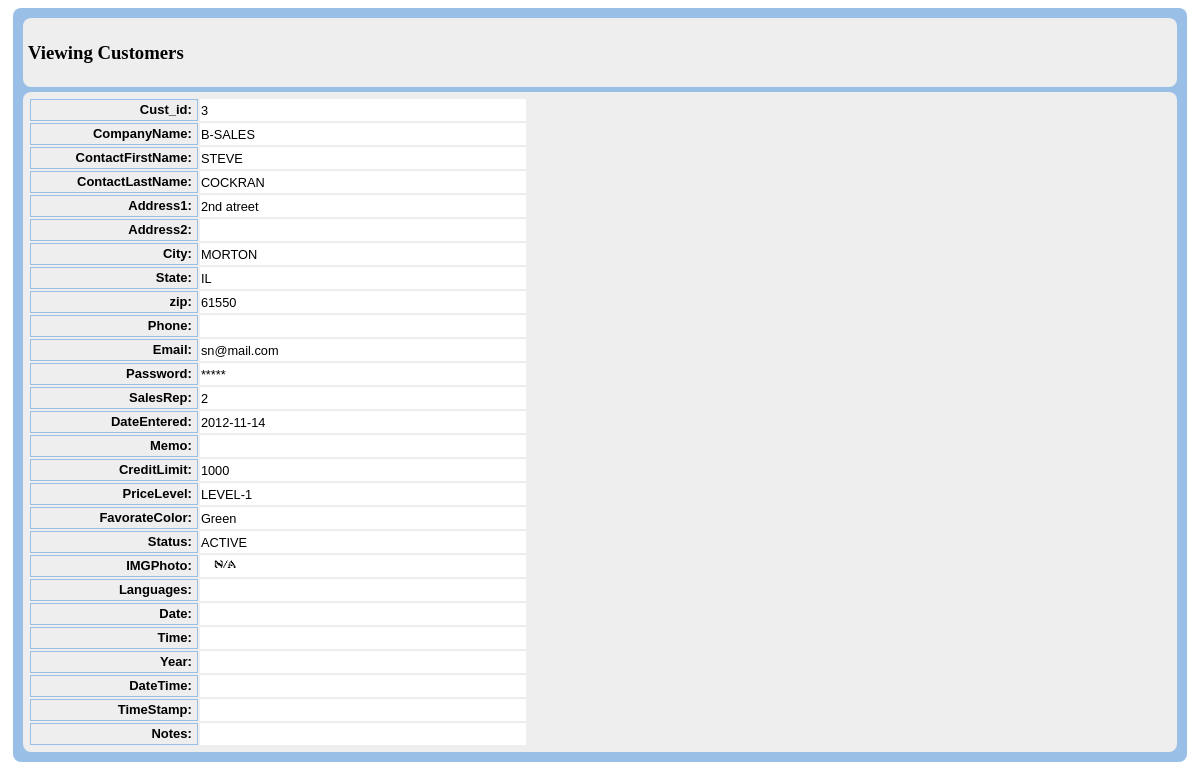
The app's page /db_View.php?id=3 with its own data.
### tables this page shows
CREATE TABLE IF NOT EXISTS `customers` (
  `Cust_id` int(11) NOT NULL AUTO_INCREMENT,
  `CompanyName` varchar(50) DEFAULT NULL,
  `ContactFirstName` varchar(50) DEFAULT NULL,
  `ContactLastName` varchar(50) DEFAULT NULL,
  `Address1` varchar(50) DEFAULT NULL,
  `Address2` varchar(50) DEFAULT NULL,
  `City` varchar(50) DEFAULT NULL,
  `State` varchar(50) DEFAULT NULL,
  `zip` varchar(15) DEFAULT NULL,
  `Phone` varchar(50) DEFAULT NULL,
  `Email` varchar(100) DEFAULT NULL,
  `Password` varchar(100) DEFAULT NULL,
  `SalesRep` varchar(11) DEFAULT NULL,
  `DateEntered` date DEFAULT NULL,
  `Memo` blob,
  `CreditLimit` double DEFAULT NULL,
  `PriceLevel` varchar(50) DEFAULT NULL,
  `FavorateColor` varchar(50) DEFAULT NULL,
  `Status` varchar(50) DEFAULT NULL,
  `IMGPhoto` varchar(255) DEFAULT NULL,
  `Languages` varchar(100) DEFAULT NULL,
  `Date` date DEFAULT NULL,
  `Time` time DEFAULT NULL,
  `Year` year(4) DEFAULT NULL,
  `DateTime` datetime DEFAULT NULL,
  `TimeStamp` timestamp NULL DEFAULT NULL,
  `Notes` longtext,
  PRIMARY KEY (`Cust_id`)
);

### includes/db_Config.php (called while the page is built, shortened)
<?php
$db_Table = 'customers';
$appTitle = 'Customers';
$dbCanView = 1;
$strDisplayView  =      "111111111111111111111111111";
?>

### includes/db_Language.php (called while the page is built, shortened)
<?php
$txtViewing = "Viewing";
?>

### includes/MeekroDB/meekrodb.2.1.class.php (called while the page is built, shortened)
<?php
class DB {
  protected static $mdb = null;
  public static function getMDB() {
    $mdb = DB::$mdb;
    if ($mdb === null) {
      $mdb = DB::$mdb = new MeekroDB();
    }
    return $mdb;
  }
  public static function queryFirstRow() { $args = func_get_args(); return call_user_func_array(array(DB::getMDB(), 'queryFirstRow'), $args); }
  public static function count() { $args = func_get_args(); return call_user_func_array(array(DB::getMDB(), 'count'), $args); }
  public static function columnList() { $args = func_get_args(); return call_user_func_array(array(DB::getMDB(), 'columnList'), $args); }
}
class MeekroDB {
  public $dbName = '';
  public $user = '';
  public $password = '';
  public $host = 'localhost';
  public $port = null;
  public $encoding = 'latin1';
  public $param_char = '%';
  public $named_param_seperator = '_';
  public $internal_mysql = null;
  public function __construct($host=null, $user=null, $password=null, $dbName=null, $port=null, $encoding=null) {
    if ($host === null) $host = DB::$host;
    if ($user === null) $user = DB::$user;
    if ($password === null) $password = DB::$password;
    if ($dbName === null) $dbName = DB::$dbName;
    if ($port === null) $port = DB::$port;
    if ($encoding === null) $encoding = DB::$encoding;
    $this->host = $host;
    $this->user = $user;
    $this->password = $password;
    $this->dbName = $dbName;
    $this->port = $port;
    $this->encoding = $encoding;
  }
  public function get() {
    $mysql = $this->internal_mysql;
    if ($mysql == null) {
      $mysql = new mysqli($this->host, $this->user, $this->password, $this->dbName, $this->port);
      $mysql->set_charset($this->encoding);
      $this->internal_mysql = $mysql;
    }
    return $mysql;
  }
  public function count() { $args = func_get_args(); return call_user_func_array(array($this, 'numRows'), $args); }
  protected function prependCall($function, $args, $prepend) {
    array_unshift($args, $prepend);
    return call_user_func_array($function, $args);
  }
  public function freeResult($result) {
    return $result->free();
  }
  public function columnList($table) {
    return $this->queryOneColumn('Field', "SHOW COLUMNS FROM $table");
  }
  public function parseQueryParamsNew() {
    $args = func_get_args();
    $sql = array_shift($args);
    $args_all = $args;
    $posList = array();
    $pos_adj = 0;
    $param_char_length = strlen($this->param_char);
    $named_seperator_length = strlen($this->named_param_seperator);
    $types = array(
      $this->param_char . 'll',
      $this->param_char . 'ls',
      $this->param_char . 'l',
      $this->param_char . 'li',
      $this->param_char . 'ld',
      $this->param_char . 'lb',
      $this->param_char . 's',
      $this->param_char . 'i',
      $this->param_char . 'd',
      $this->param_char . 'b',
      $this->param_char . 'ss'
    );
    foreach ($types as $type) {
      $lastPos = 0;
      while (($pos = strpos($sql, $type, $lastPos)) !== false) {
        $lastPos = $pos + 1;
        $posList[$pos] = $type;
      }
    }
    ksort($posList);
    foreach ($posList as $pos => $type) {
      $type = substr($type, $param_char_length);
      $length_type = strlen($type) + $param_char_length;
      $new_pos = $pos + $pos_adj;
      $new_pos_back = $new_pos + $length_type;
      if ($arg_number_length = strspn($sql, '0123456789', $new_pos_back)) {
        $arg_number = substr($sql, $new_pos_back, $arg_number_length);
        if (! isset($args_all[$arg_number])) $this->nonSQLError("Non existent argument reference (arg $arg_number): $sql");
        $arg = $args_all[$arg_number];
      } else {
        $arg = array_shift($args);
      }
      if (in_array($type, array('s', 'i', 'd', 'b', 'l'))) {
        $array_type = false;
        $arg = array($arg);
        $type = 'l' . $type;
      } else if ($type == 'ss') {
        $result = "'%" . $this->escape(str_replace(array('%', '_'), array('\%', '\_'), $arg)) . "%'";
      } else {
        $array_type = true;
        if (! is_array($arg)) $this->nonSQLError("Badly formatted SQL query: $sql -- expecting array, but didn't get one!");
      }
      if ($type == 'ls') $result = $this->wrapStr($arg, "'", true);
      else if ($type == 'li') $result = array_map('intval', $arg);
      else if ($type == 'ld') $result = array_map('floatval', $arg);
      else if ($type == 'lb') $result = array_map(array($this, 'formatTableName'), $arg);
      else if ($type == 'll') $result = $arg;
      else if (! $result) $this->nonSQLError("Badly formatted SQL query: $sql");
      if (is_array($result)) {
        if (! $array_type) $result = $result[0];
        else $result = '(' . implode(',', $result) . ')';
      }
      $sql = substr_replace($sql, $result, $new_pos, $length_type + $arg_number_length);
      $pos_adj += strlen($result) - ($length_type + $arg_number_length);
    }
    return $sql;
  }
  public function parseQueryParams() {
    $args = func_get_args();
    if (count($args) < 2) return $args[0];
    if (is_string($args[1]) && preg_match('/^[is]+$/', $args[1]) && substr_count($args[0], '?') > 0)
      return call_user_func_array(array($this, 'parseQueryParamsOld'), $args);
    else
      return call_user_func_array(array($this, 'parseQueryParamsNew'), $args);
  }
  public function queryUnbuf() { $args = func_get_args(); return $this->prependCall(array($this, 'queryHelper'), $args, 'unbuffered'); }
  protected function queryHelper() {
    $args = func_get_args();
    $type = array_shift($args);
    $is_buffered = ($type == 'buffered');
    $is_null = ($type == 'null');
    $sql = call_user_func_array(array($this, 'parseQueryParams'), $args);
    $db = $this->get();
    $result = $db->query($sql, $is_buffered ? MYSQLI_STORE_RESULT : MYSQLI_USE_RESULT);
    return $result;
  }
  public function queryAllRows() {
    $args = func_get_args();
    $query = call_user_func_array(array($this, 'queryUnbuf'), $args);
    $result = $this->fetchAllRows($query);
    return $result;
  }
  public function queryFirstRow() {
    $args = func_get_args();
    $query = call_user_func_array(array($this, 'queryUnbuf'), $args);
    $result = $this->fetchRow($query);
    return $result;
  }
  public function queryOneColumn() {
    $args = func_get_args();
    $column = array_shift($args);
    $results = call_user_func_array(array($this, 'queryAllRows'), $args);
    $ret = array();
    foreach ($results as $row) {
      $ret[] = $row[$column];
    }
    return $ret;
  }
  protected function checkError() {
    return false;
  }
  public function fetchRow($result = null) {
    return $result->fetch_assoc();
  }
  public function fetchAllRows($result = null) {
    $A = array();
    while ($row = $this->fetchRow($result)) {
      $A[] = $row;
    }
    return $A;
  }
}
?>

### includes/db_Functions.php (called while the page is built, shortened)
<?php
$arrFieldNames = DB::columnList($db_Table);
$intFieldCount = count($arrFieldNames);
?>

### db_View.php (the view, shortened to what this page needs)
<!DOCTYPE html>
<html lang="en">
<head>
<script type='text/javascript' src='includes/assets/jquery/jquery-migrate-1.1.1.js'></script><?php
$key = $_GET['id'];
require_once 'includes/db_Config.php';
require_once 'includes/db_Language.php';
require_once 'includes/db_Connection.php';
require_once 'includes/db_Functions.php';
if($dbCanView == 1){
?>
<link rel="stylesheet" type="text/css" href="includes/css/db_Style.css">
<?php
$record = DB::queryFirstRow("SELECT * FROM $db_Table WHERE $arrFieldNames[0]=%i", $key);
$FieldType = explode(',',$strFieldType);
echo "<body>";
echo "<div  class='main-view'>";
echo "<div  class='contents-view'>";
echo "<div  class='title'>";
echo "<h3>" . $txtViewing . " " . $appTitle. "</h3>";
echo "</div>";
echo "</div>";
echo "<div  class='contents-view'>";
echo "<table width='500pk'>";
	for ($i=0; $i<=$intFieldCount-1; $i++ ) {
			if (substr($strDisplayView,$i,1) == 1){
				if(!empty($FieldType[$i]) && $FieldType[$i] == 'checklist' || $FieldType[$i] == 'select2'){
					$data = @unserialize($record[$arrFieldNames[$i]]);
					if($data !== false || $record[$arrFieldNames[$i]] === 'b:0;'){
						$record[$arrFieldNames[$i]] = json_encode(unserialize($record[$arrFieldNames[$i]]));
						$remove = array('[', ']', '"');
						$record[$arrFieldNames[$i]] = str_replace($remove, "", $record[$arrFieldNames[$i]]);
					}
				}
					if(!empty($FieldType[$i]) && $FieldType[$i] == 'password'){
						$record[$arrFieldNames[$i]] = '*****';
					}
					if ($arrFieldNames[$i] == $ImageFieldName){
						if ($record[$arrFieldNames[$i]] == '')$record[$arrFieldNames[$i]] = 'includes/images/Pic-NA.png';
						$record[$arrFieldNames[$i]]='<img class="displayed" src="'.$record[$arrFieldNames[$i]].'" width="50">';
					}
					echo "<tr><td class='fieldname'>". $arrFieldNames[$i] . ":</td><td class='fieldvalue'>" . $record[$arrFieldNames[$i]] . "</td></tr>";
			}
	}
echo "</table>";
echo "</div>";
echo "</div>";
echo "</body>";
}
else
{
header("Location: noRights.php");
}
?>

### records on screen
customers: Cust_id "3", CompanyName "B-SALES", ContactFirstName "STEVE", ContactLastName "COCKRAN", Address1 "2nd atreet", City "MORTON", State "IL", zip "61550", Email "sn@mail.com", SalesRep "2", DateEntered "2012-11-14", CreditLimit "1000", PriceLevel "LEVEL-1", Status "ACTIVE"

### other values on screen
$txtViewing "Viewing"
$appTitle "Customers"
$arrFieldNames[$i] "Cust_id"
$arrFieldNames[$i] "CompanyName"
$arrFieldNames[$i] "ContactFirstName"
$arrFieldNames[$i] "ContactLastName"
$arrFieldNames[$i] "Address1"
$arrFieldNames[$i] "Address2"
$arrFieldNames[$i] "City"
$arrFieldNames[$i] "State"
$arrFieldNames[$i] "zip"
$arrFieldNames[$i] "Phone"
$arrFieldNames[$i] "Email"
$arrFieldNames[$i] "Password"
$record[$arrFieldNames[$i]] "*****"
